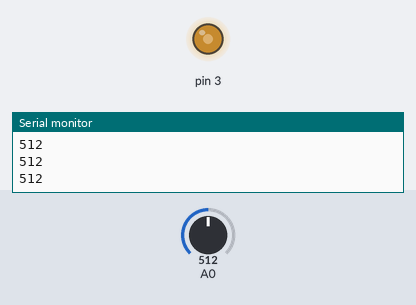
Simulated run of this sketch. Board: Arduino Uno, built with avr-gcc and run on an emulated ATmega328P. Shown: output pins drawn as LEDs (lit = HIGH), the last lines printed to the serial monitor. Inputs (shaded band) come from the test bench; at power-on: A0 = 512.

Above: at 1.2 s.
1.3 s: A0 set to 716
At 2.0 s:
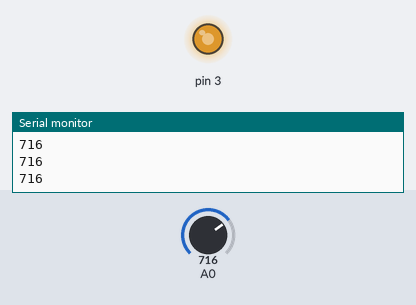
2.8 s: A0 set to 900
At 3.3 s:
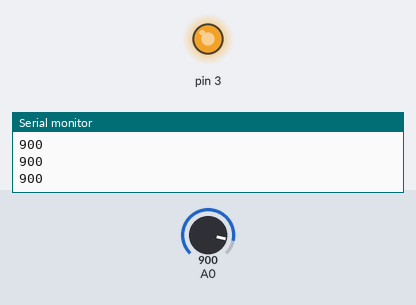
4.3 s: A0 set to 122
At 4.6 s:
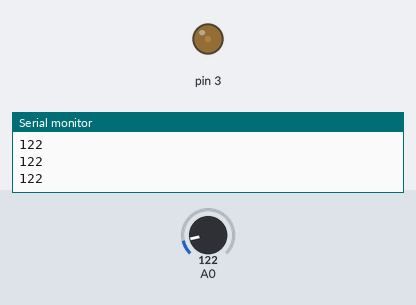
5.8 s: A0 set to 0
At 7.1 s:
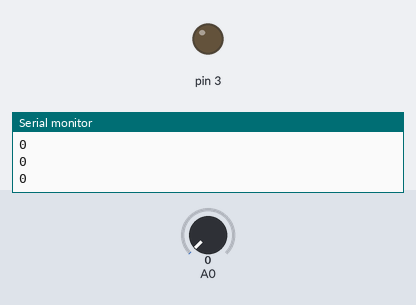
Timing chart, 0 to 8.3 s (numbered marks = the images above; inputs shaded):
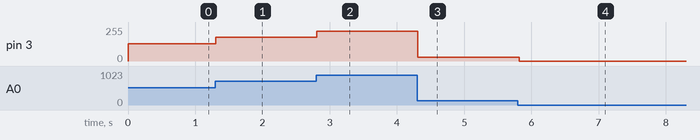

The sketch:

analog_potentiometer.ino
```cpp
int data ;
void setup() {
  pinMode(0,INPUT_PULLUP);
  Serial.begin(9600);
  pinMode(3,OUTPUT);
}

void loop() {
  data = analogRead(0);
  Serial.println(data);
  data = data/4 ;
  analogWrite(3,data);
  delay(100);
}
```

Measured:
- after the input at 1.3 s, pin 3: 128/255 → 179/255 at once
- after the input at 2.8 s, pin 3: 179/255 → 225/255 at once
- after the input at 4.3 s, pin 3: 225/255 → 30/255 at once
- after the input at 5.8 s, pin 3: 30/255 → 0/255 at once
